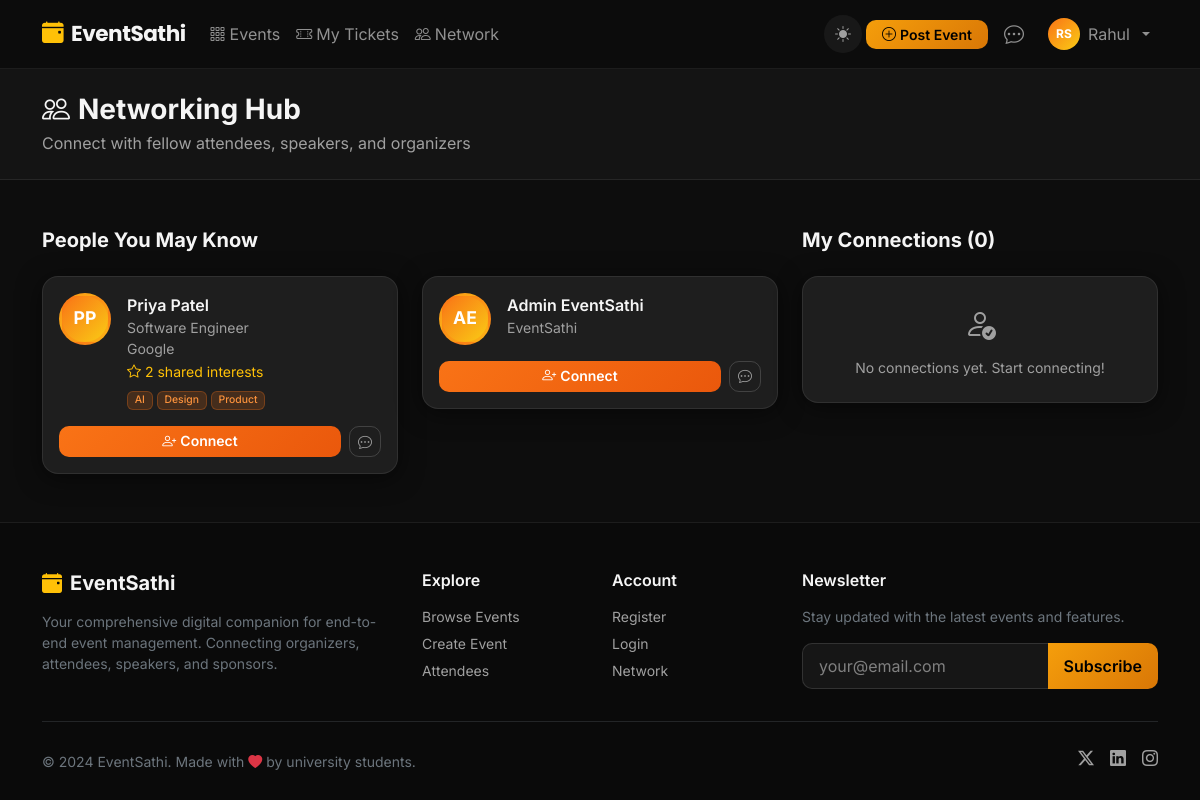
Screenshot of /accounts/network/ (signed in) with the database file from the repository.
### accounts/models.py (models this page shows, shortened)
class UserProfile(models.Model):
    ROLE_CHOICES = [
        ('attendee', 'Attendee'),
        ('organizer', 'Organizer'),
        ('speaker', 'Speaker'),
    ]
    user = models.OneToOneField(User, on_delete=models.CASCADE, related_name='profile')
    role = models.CharField(max_length=20, choices=ROLE_CHOICES, default='attendee')
    bio = models.TextField(blank=True)
    phone = models.CharField(max_length=20, blank=True)
    organization = models.CharField(max_length=200, blank=True)
    designation = models.CharField(max_length=200, blank=True)
    photo = models.ImageField(upload_to='profile_photos/', blank=True, null=True)
    linkedin = models.URLField(blank=True)
    twitter = models.URLField(blank=True)
    website = models.URLField(blank=True)
    interests = models.TextField(blank=True, help_text='Comma-separated interests')
    created_at = models.DateTimeField(auto_now_add=True)
    def get_interests_list(self):
        if self.interests:
            return [i.strip() for i in self.interests.split(',') if i.strip()]
        return []

### accounts/views.py (the view)
# urls.py: path('network/', views.network_hub, name='network_hub'),
@login_required
def network_hub(request):
    profile, _ = UserProfile.objects.get_or_create(user=request.user)
    my_interests = profile.get_interests_list()
    sent = NetworkConnection.objects.filter(from_user=request.user).values_list('to_user_id', flat=True)
    received_accepted = NetworkConnection.objects.filter(to_user=request.user, status='accepted').values_list('from_user_id', flat=True)
    connected_ids = list(set(list(sent) + list(received_accepted)))
    pending_requests = NetworkConnection.objects.filter(to_user=request.user, status='pending').select_related('from_user__profile')
    all_profiles = UserProfile.objects.exclude(user=request.user).select_related('user')
    suggestions = []
    for p in all_profiles:
        if p.user.id not in connected_ids:
            p_interests = p.get_interests_list()
            common = len(set(my_interests) & set(p_interests))
            suggestions.append((p, common))
    suggestions.sort(key=lambda x: x[1], reverse=True)
    my_connections = NetworkConnection.objects.filter(
        Q(from_user=request.user, status='accepted') | Q(to_user=request.user, status='accepted')
    ).select_related('from_user__profile', 'to_user__profile')
    return render(request, 'accounts/network.html', {
        'suggestions': suggestions[:20],
        'pending_requests': pending_requests,
        'my_connections': my_connections,
    })

### templates/accounts/network.html (shortened to what this page needs)
{% extends 'base.html' %}
{% block content %}
<div class="py-4" style="background:var(--es-dark-2);border-bottom:1px solid var(--es-border);">
    <div class="container">
        <h3 class="fw-bold mb-1"><i class="bi bi-people me-2"></i>Networking Hub</h3>
        <p class="text-muted mb-0">Connect with fellow attendees, speakers, and organizers</p>
    </div>
</div>
<div class="container py-5">
    <div class="row gy-5">
        <div class="col-lg-8">
            <h5 class="fw-bold mb-4">People You May Know</h5>
            {% if suggestions %}
            <div class="row gy-3">
                {% for profile, common_count in suggestions %}
                <div class="col-md-6">
                    <div class="card p-3 attendee-card">
                        <div class="d-flex gap-3 align-items-start">
                            {% if profile.photo %}
                            <img src="{{ profile.photo.url }}" style="width:52px;height:52px;border-radius:50%;object-fit:cover;flex-shrink:0;" alt="">
                            {% else %}
                            <div class="speaker-avatar" style="width:52px;height:52px;font-size:1.1rem;flex-shrink:0;">
                                {{ profile.user.first_name|first|upper }}{{ profile.user.last_name|first|upper }}
                            </div>
                            {% endif %}
                            <div class="flex-grow-1 min-width-0">
                                <div class="fw-semibold">{{ profile.user.get_full_name|default:profile.user.username }}</div>
                                {% if profile.designation %}<small class="text-muted d-block">{{ profile.designation }}</small>{% endif %}
                                {% if profile.organization %}<small class="text-muted d-block">{{ profile.organization }}</small>{% endif %}
                                {% if common_count > 0 %}<small class="text-warning"><i class="bi bi-star me-1"></i>{{ common_count }} shared interest{{ common_count|pluralize }}</small>{% endif %}
                                {% if profile.get_interests_list %}
                                <div class="d-flex flex-wrap gap-1 mt-2">
                                    {% for interest in profile.get_interests_list|slice:":3" %}
                                    <span class="badge badge-category" style="font-size:0.65rem;">{{ interest }}</span>
                                    {% endfor %}
                                </div>
                                {% endif %}
                            </div>
                        </div>
                        <div class="mt-3 d-flex gap-2">
                            <a href="{% url 'send_connection' profile.user.id %}" class="btn btn-sm btn-primary flex-grow-1">
                                <i class="bi bi-person-plus me-1"></i>Connect
                            </a>
                            <a href="{% url 'conversation' profile.user.id %}" class="btn btn-sm btn-outline-secondary">
                                <i class="bi bi-chat-dots"></i>
                            </a>
                        </div>
                    </div>
                </div>
                {% endfor %}
            </div>
            {% else %}
            <div class="text-center py-4 text-muted">
                <i class="bi bi-people fs-1 mb-3 d-block"></i>
                <p>No new suggestions right now. <a href="{% url 'profile_edit' %}" class="text-warning">Add interests</a> for better matches!</p>
            </div>
            {% endif %}
        </div>
        <div class="col-lg-4">
            <h5 class="fw-bold mb-4">My Connections ({{ my_connections.count }})</h5>
            {% if my_connections %}
            <div class="d-flex flex-column gap-2">
                {% for conn in my_connections %}
                <div class="card p-3 d-flex flex-row align-items-center gap-3">
                    <div class="speaker-avatar" style="width:40px;height:40px;font-size:0.9rem;flex-shrink:0;">
                        {{ conn.from_user.first_name|first|upper }}{{ conn.from_user.last_name|first|upper }}
                    </div>
                    <div class="flex-grow-1">
                        <div class="fw-semibold small">{{ conn.from_user.get_full_name|default:conn.from_user.username }}</div>
                        {% if conn.from_user.profile.organization %}<small class="text-muted">{{ conn.from_user.profile.organization }}</small>{% endif %}
                    </div>
                    <a href="{% url 'conversation' conn.from_user.id %}" class="btn btn-sm btn-outline-primary">
                        <i class="bi bi-chat-dots"></i>
                    </a>
                </div>
                {% endfor %}
            </div>
            {% else %}
            <div class="card p-4 text-center">
                <i class="bi bi-person-check fs-2 text-muted mb-2 d-block"></i>
                <small class="text-muted">No connections yet. Start connecting!</small>
            </div>
            {% endif %}
        </div>
    </div>
</div>
{% endblock %}

### templates/base.html (shortened to what this page needs)
<!DOCTYPE html>
<html lang="en" data-theme="dark">
<head>
    <link href="https://cdn.jsdelivr.net/npm/bootstrap@5.3.2/dist/css/bootstrap.min.css" rel="stylesheet">
    <link href="https://cdn.jsdelivr.net/npm/bootstrap-icons@1.11.3/font/bootstrap-icons.css" rel="stylesheet">
    {% load static %}
    <link rel="stylesheet" href="{% static 'css/style.css' %}">
</head>
<body>
<nav class="navbar navbar-expand-lg navbar-dark sticky-top" id="mainNav">
    <div class="container">
        <a class="navbar-brand fw-bold" href="{% url 'home' %}">
            <i class="bi bi-calendar-event-fill me-2 text-warning"></i>EventSathi
        </a>
        <div class="collapse navbar-collapse" id="navbarNav">
            <ul class="navbar-nav me-auto">
                <li class="nav-item">
                    <a class="nav-link" href="{% url 'event_list' %}"><i class="bi bi-grid-3x3-gap me-1"></i>Events</a>
                </li>
                {% if user.is_authenticated %}
                <li class="nav-item">
                    <a class="nav-link" href="{% url 'my_tickets' %}"><i class="bi bi-ticket-perforated me-1"></i>My Tickets</a>
                </li>
                <li class="nav-item">
                    <a class="nav-link" href="{% url 'network_hub' %}"><i class="bi bi-people me-1"></i>Network</a>
                </li>
                {% endif %}
            </ul>
            <ul class="navbar-nav ms-auto align-items-center">
                <li class="nav-item me-1">
                    <button class="theme-toggle border-0" id="themeToggle" title="Toggle light/dark mode">
                        <i class="bi bi-moon-stars-fill" id="themeIcon"></i>
                    </button>
                </li>
                {% if user.is_authenticated %}
                {% with profile=user.profile %}
                {% if profile.role == 'organizer' or user.is_staff %}
                <li class="nav-item me-2">
                    <a class="btn btn-warning btn-sm px-3 fw-semibold" href="{% url 'event_create' %}">
                        <i class="bi bi-plus-circle me-1"></i>Post Event
                    </a>
                </li>
                {% endif %}
                {% endwith %}
                <li class="nav-item me-2">
                    <a class="nav-link position-relative" href="{% url 'messages_list' %}">
                        <i class="bi bi-chat-dots fs-5"></i>
                    </a>
                </li>
                <li class="nav-item dropdown">
                    <a class="nav-link dropdown-toggle d-flex align-items-center gap-2" href="#" data-bs-toggle="dropdown">
                        <div class="avatar-sm">{{ user.first_name|first|upper }}{{ user.last_name|first|upper }}</div>
                        <span>{{ user.first_name|default:user.username }}</span>
                    </a>
                </li>
                {% endif %}
            </ul>
        </div>
    </div>
</nav>
{% block content %}{% endblock %}
<footer class="footer mt-auto">
    <div class="container">
        <div class="row gy-4">
            <div class="col-lg-4">
                <h5 class="fw-bold text-white mb-3"><i class="bi bi-calendar-event-fill me-2 text-warning"></i>EventSathi</h5>
                <p class="text-secondary small">Your comprehensive digital companion for end-to-end event management. Connecting organizers, attendees, speakers, and sponsors.</p>
            </div>
            <div class="col-lg-2 col-6">
                <h6 class="text-white fw-semibold mb-3">Explore</h6>
                <ul class="list-unstyled small">
                    <li><a href="{% url 'event_list' %}" class="footer-link">Browse Events</a></li>
                    <li><a href="{% url 'event_create' %}" class="footer-link">Create Event</a></li>
                    <li><a href="{% url 'attendees_list' %}" class="footer-link">Attendees</a></li>
                </ul>
            </div>
            <div class="col-lg-2 col-6">
                <h6 class="text-white fw-semibold mb-3">Account</h6>
                <ul class="list-unstyled small">
                    <li><a href="{% url 'register' %}" class="footer-link">Register</a></li>
                    <li><a href="{% url 'login' %}" class="footer-link">Login</a></li>
                    <li><a href="{% url 'network_hub' %}" class="footer-link">Network</a></li>
                </ul>
            </div>
            <div class="col-lg-4">
                <h6 class="text-white fw-semibold mb-3">Newsletter</h6>
                <p class="text-secondary small">Stay updated with the latest events and features.</p>
                <div class="input-group">
                    <input type="email" class="form-control bg-dark border-secondary text-white" placeholder="your@email.com">
                    <button class="btn btn-warning px-3">Subscribe</button>
                </div>
            </div>
        </div>
        <hr class="border-secondary mt-4">
        <div class="d-flex flex-wrap justify-content-between align-items-center py-2">
            <p class="text-secondary small mb-0">&copy; 2024 EventSathi. Made with <i class="bi bi-heart-fill text-danger"></i> by university students.</p>
            <div class="d-flex gap-3">
                <a href="#" class="footer-link"><i class="bi bi-twitter-x"></i></a>
                <a href="#" class="footer-link"><i class="bi bi-linkedin"></i></a>
                <a href="#" class="footer-link"><i class="bi bi-instagram"></i></a>
            </div>
        </div>
    </div>
</footer>
</body>
</html>

### rows the page displays
UserProfile: user.first_name|first "P", user.last_name|first "P", user.get_full_name "Priya Patel", designation "Software Engineer", organization "Google", common_count "2", get_interests_list "AI" "Design" "Product"
UserProfile: user.first_name|first "A", user.last_name|first "E", user.get_full_name "Admin EventSathi", organization "EventSathi"

### other values shown
{{ user.first_name|first|upper }} "R"
{{ user.last_name|first|upper }} "S"
{{ user.first_name|default:user.username }} "Rahul"
{{ my_connections.count }} "0"
